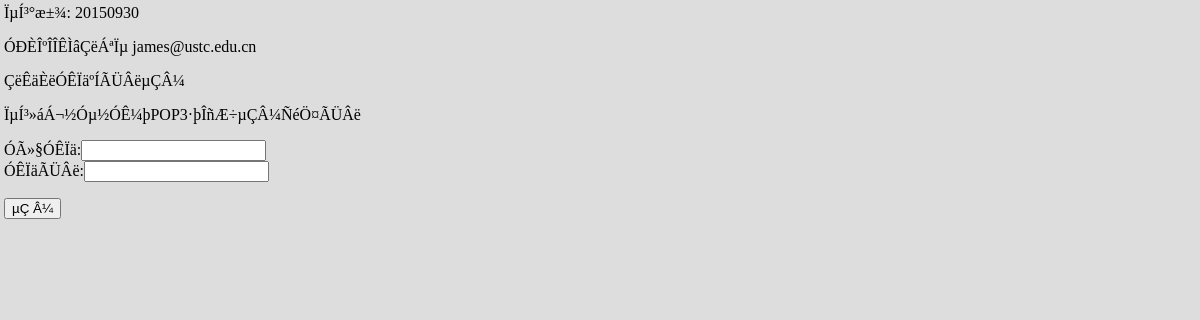
Before: / with the older database file.
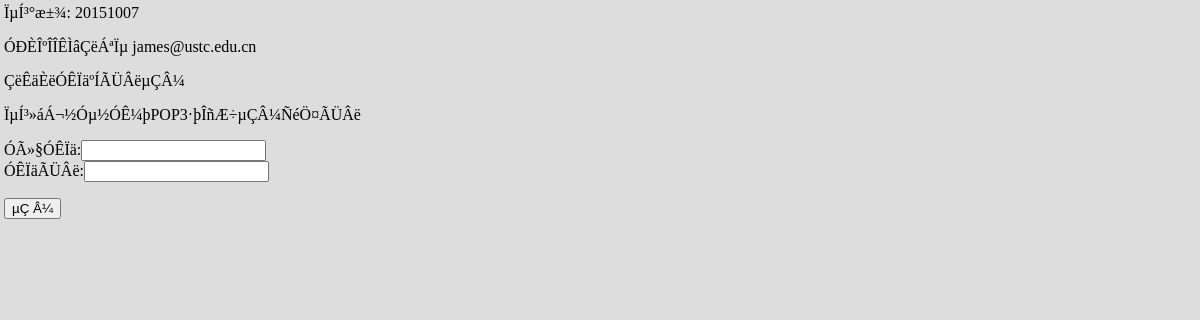
After: the same page with the newer database file.
### tables this page shows
CREATE TABLE `sysinfo` (
  `name` varchar(50) NOT NULL,
  `info` varchar(200) NOT NULL,
  PRIMARY KEY  (`name`)
);

### index.php (the view, shortened to what this page needs)
<?php
$q = "select info from sysinfo where name='version'";
$r = mysql_fetch_row(mysql_query($q));
$sysversion = $r[0];
$q = "select info from sysinfo where name='lxr'";
$r = mysql_fetch_row(mysql_query($q));
$syslxr = $r[0];
?>
<html>
<head>
<link href="table.css" type="text/css" rel="stylesheet" />
</head>
<body>
<?php
@$login = $_SESSION["login"];
if ($login<>1) {
	echo "<p>ÏµÍ³°æ±¾: $sysversion";
	echo "<p>ÓÐÈÎºÎÎÊÌâÇëÁªÏµ $syslxr";
	echo "<p>";
	echo "ÇëÊäÈëÓÊÏäºÍÃÜÂëµÇÂ¼<p>";
	echo "ÏµÍ³»áÁ¬½Óµ½ÓÊ¼þPOP3·þÎñÆ÷µÇÂ¼ÑéÖ¤ÃÜÂë";
	echo "<form action=index.php method=post>";
	echo "ÓÃ»§ÓÊÏä:<input name=id><br>";
	echo "ÓÊÏäÃÜÂë:<input name=pass type=password><p>";
	echo "<input type=submit value=\"µÇ Â¼\"></form>\n";
	exit(0);
}
?>

### table.css (style rules this page uses)
body { margin:4px; background: #dddddd; }

Changed rows visible on the page:
changed sysinfo (number 1 of 2 on the later page): info "20150930" → "20151007"
